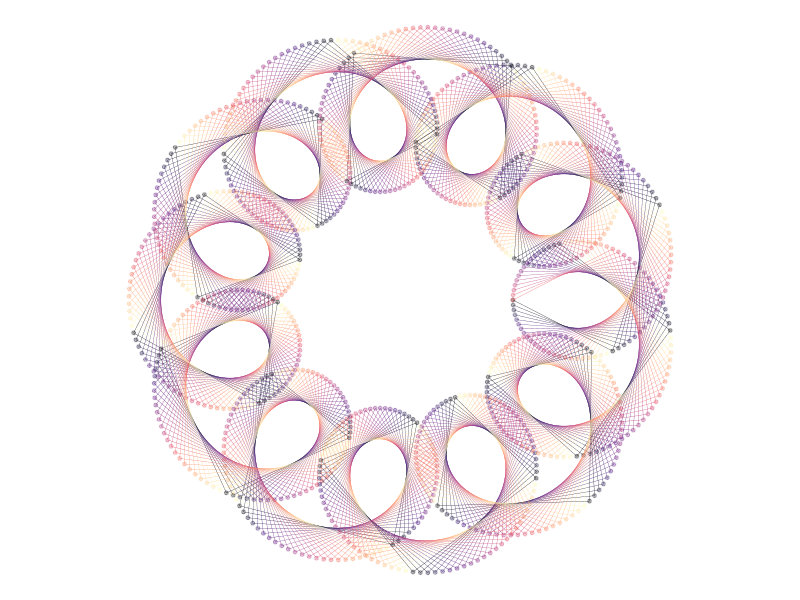
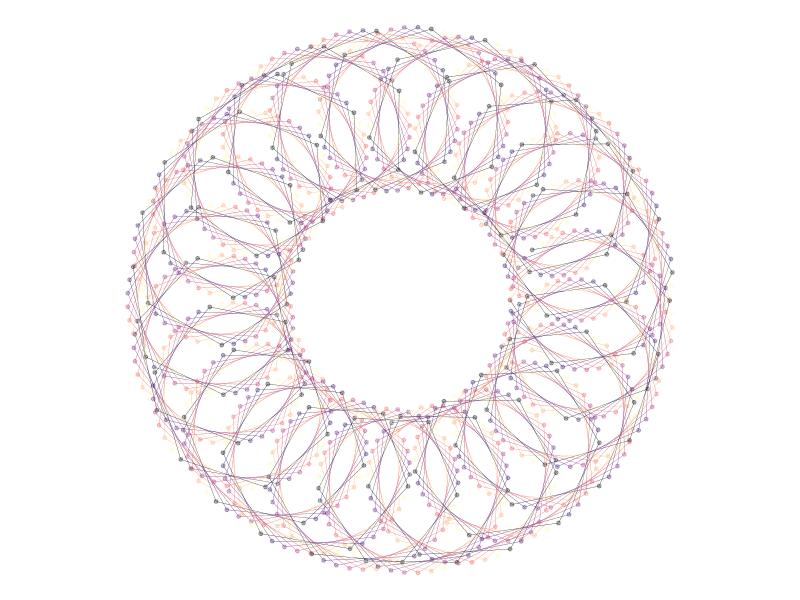
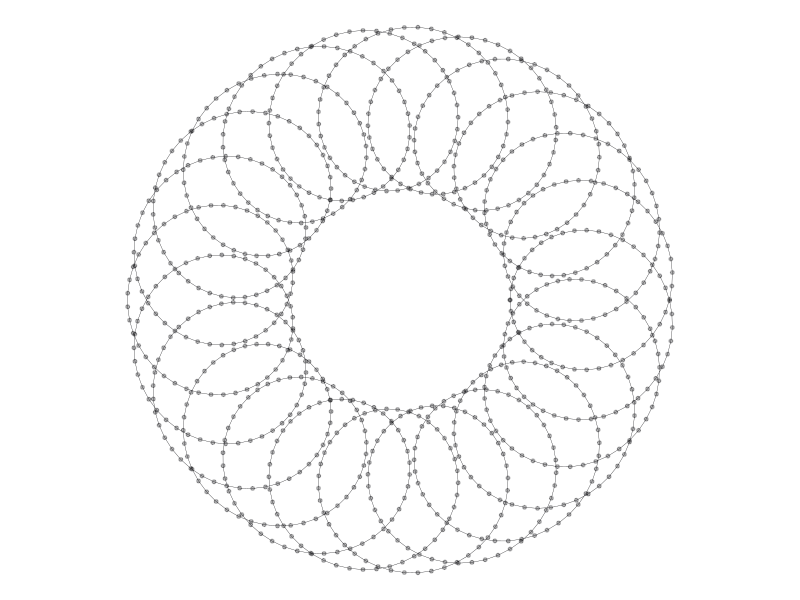
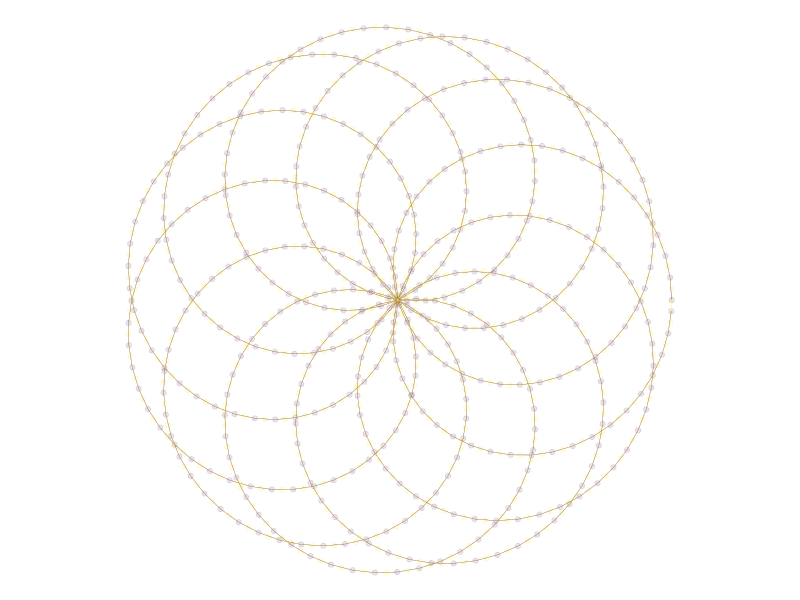
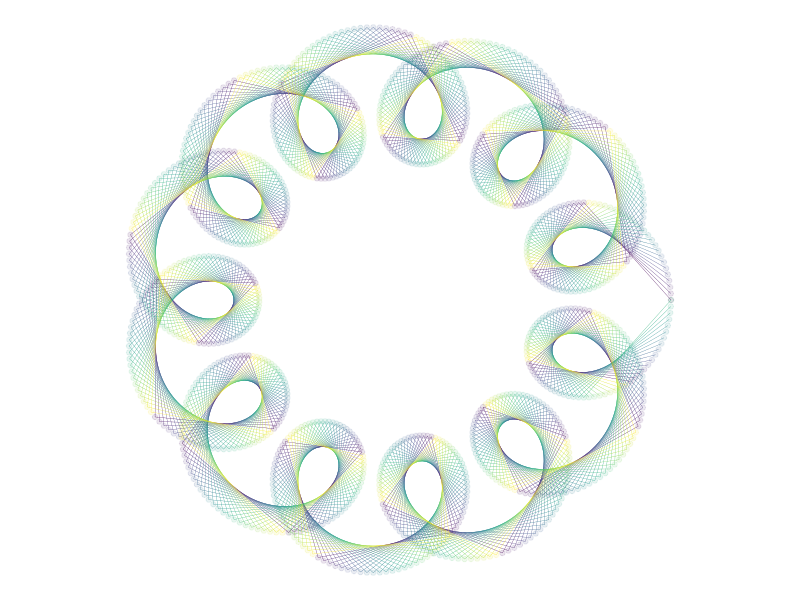
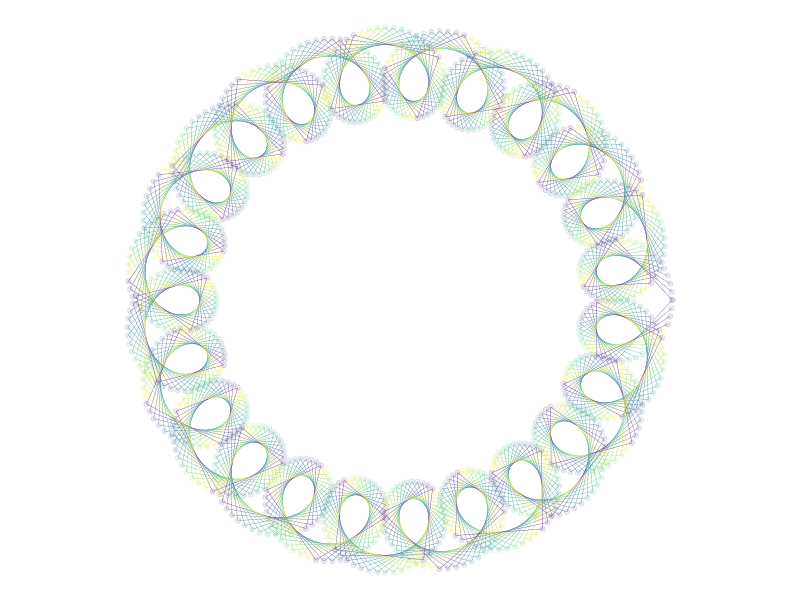
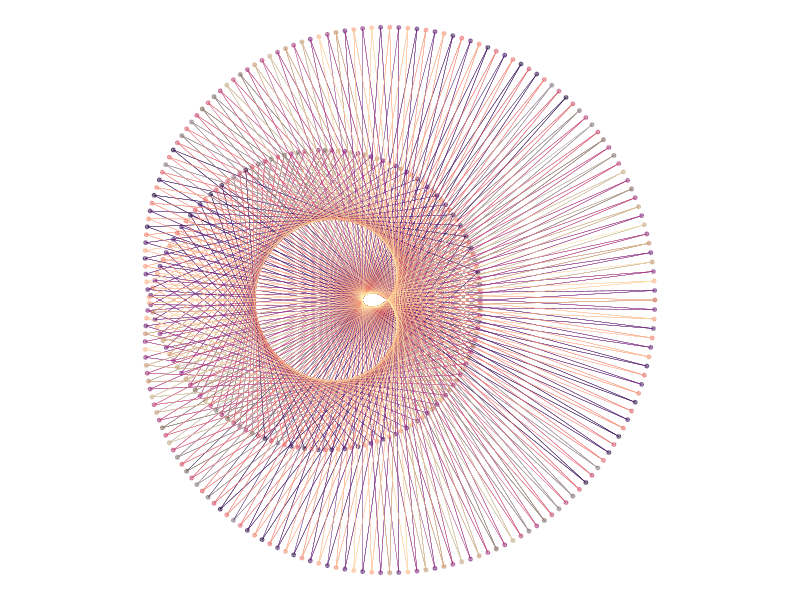
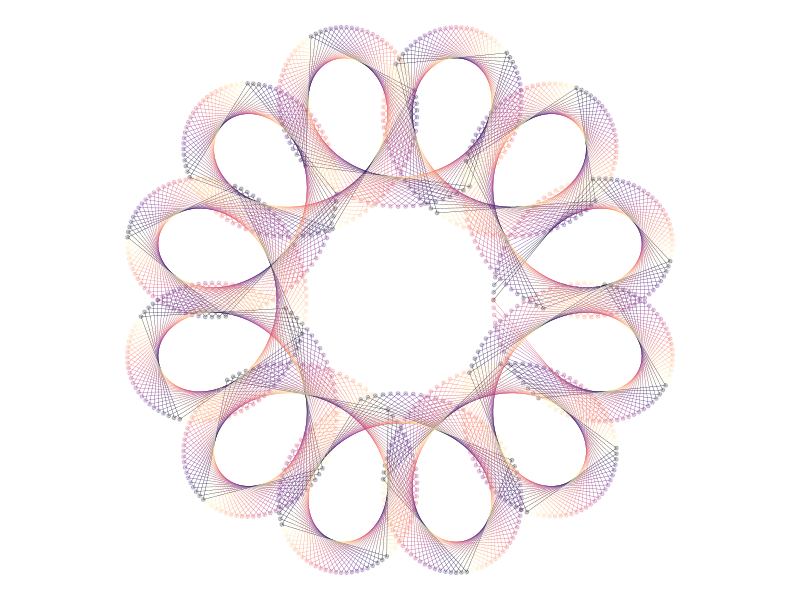

These charts were generated, in order, by the following R code:
## ---- chunk 1

library(tidyverse)


#gr <- 0.5 * (1 + sqrt(5))

spirograph <- function(inner_r=3,mo=12,col=24,k=1000,...){
  
  df <- tibble(
  k = seq.int(0,k-1),
  t = seq(0,2*pi, length.out=1000),
  xa = inner_r*cos(t),
  ya = inner_r*sin(t),
  x = xa + cos(mo*t),
  y = ya + sin(mo*t)
)

df %>% 
  ggplot(aes(x=x,y=y,color=factor(k%%col))) + 
  geom_point(alpha=0.1) +
  geom_path(size=0.1) +
  theme_void() +
  coord_fixed() +
  scale_color_viridis_d(guide="none")

}

epitrochoids <- function(inner_r=3,mo=12,outer_r=4,outer_d=3,col=24,k=1000,...){
  
  df <- tibble(
  k = seq.int(0,k-1),  
  t = seq(0,2*pi, length.out=1000),
  xa = (inner_r+outer_r)*cos(t),
  ya = (inner_r+outer_r)*sin(t),
  x = xa - outer_d*cos(mo*t),
  y = ya - outer_d*sin(mo*t)
)

df %>% 
  ggplot(aes(x=x,y=y, color=factor(k%%col))) + 
  geom_point(alpha=0.3 ,size=1) +
  geom_path(size=0.1) +
  theme_void() +
  coord_fixed() +
  scale_color_viridis_d(guide="none", option="magma")

}


epitrochoids(inner_r=3,mo=12,outer_r=4,outer_d=3,col=24,k=1000)
epitrochoids(inner_r=3,mo=24,outer_r=4,outer_d=3,col=7,k=1000)
epitrochoids(inner_r=3,mo=24,outer_r=4,outer_d=3,col=1,k=1000)
spirograph(inner_r=1, mo=12, col=2, k=1000)
spirograph(inner_r=3, mo=12, col=24, k=1000)
spirograph(inner_r=5, mo=24, col=12, k=1000)


### I like this! 
artwork <- function(r1=3,speed1=1,r2=2,speed2=3,col=24,r3=0,speed3=0,k=1000,...){
  
  df <- tibble(
  k = seq.int(0,k-1),  
  t = seq(0,2*pi, length.out=1000),
  x = r1 * cos(speed1 * t) + r2 * cos(speed2 * t) + r3 * cos(speed3*t),
  y = r1 * sin(speed1 * t) + r2 * sin(speed2 * t) + r3 * sin(speed3*t)
)

df %>% 
  ggplot(aes(x=x,y=y, color=factor(k%%col))) + 
  geom_point(alpha=0.2 ,size=1) +
  geom_path(size=0.1) +
  theme_void() +
  coord_fixed() +
  scale_color_viridis_d(guide="none", option="magma") 

ggsave(str_c("art/",r1,r2,r3,speed1,speed2,speed3,col,".png",sep="_"),width=6, height=6)

}
  
artwork(r1=10,speed1=12,r2=24,speed2=24,col=24,k=1000)
artwork(r1=10,speed1=1,r2=-5,speed2=-11,col=24,k=1000)
artwork(r1=13,speed1=1,r2=9,speed2=12,r3=0,speed3=0,col=31,k=1000)
artwork(r1=1,speed1=1,r2=-5,speed2=-11,col=24,k=1000)

params <- tibble(
  r1 = sample(x=c(1:20), size=12, replace=T),
  r2 = sample(x=c(-10:10), size=12, replace=T),
  re = sample(x=c(0,30), size=12, replace=T),
  speed1 = sample(c(1:6), size=12, replace=T),
  speed2 = sample(c(1:100), size=12, replace=T),
  speed3 = sample(c(1:20), size=12, replace=T),
  col = sample(c(1,6,12,8,9), size=12, replace=T)
)

params %>% pmap(.,artwork)


